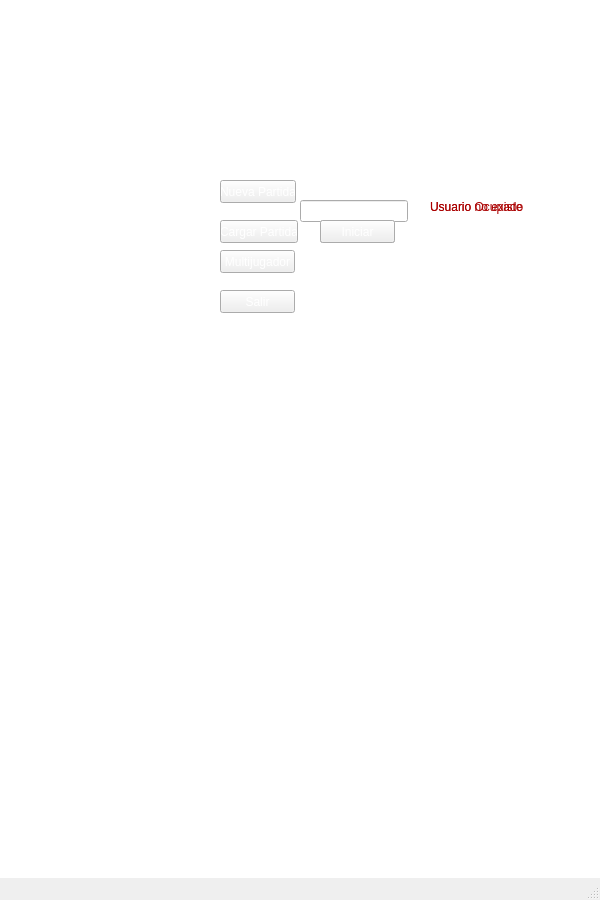
<?xml version="1.0" encoding="UTF-8"?>
<ui version="4.0">
 <class>MainWindow</class>
 <widget class="QMainWindow" name="MainWindow">
  <property name="geometry">
   <rect>
    <x>0</x>
    <y>0</y>
    <width>600</width>
    <height>900</height>
   </rect>
  </property>
  <property name="windowTitle">
   <string>MainWindow</string>
  </property>
  <property name="whatsThis">
   <string/>
  </property>
  <property name="styleSheet">
   <string notr="true">background-image: url(:/mapa/imagenes/fondo.png);</string>
  </property>
  <widget class="QWidget" name="centralwidget">
   <widget class="QGraphicsView" name="graphicsView">
    <property name="geometry">
     <rect>
      <x>-340</x>
      <y>-20</y>
      <width>960</width>
      <height>960</height>
     </rect>
    </property>
   </widget>
   <widget class="QPushButton" name="Nueva">
    <property name="geometry">
     <rect>
      <x>220</x>
      <y>180</y>
      <width>76</width>
      <height>23</height>
     </rect>
    </property>
    <property name="styleSheet">
     <string notr="true">color: rgb(255, 255, 255);</string>
    </property>
    <property name="text">
     <string>Nueva Partida</string>
    </property>
   </widget>
   <widget class="QPushButton" name="Cargar">
    <property name="geometry">
     <rect>
      <x>220</x>
      <y>220</y>
      <width>78</width>
      <height>23</height>
     </rect>
    </property>
    <property name="styleSheet">
     <string notr="true">color: rgb(255, 255, 255);</string>
    </property>
    <property name="text">
     <string>Cargar Partida</string>
    </property>
   </widget>
   <widget class="QPushButton" name="Salir">
    <property name="geometry">
     <rect>
      <x>220</x>
      <y>290</y>
      <width>75</width>
      <height>23</height>
     </rect>
    </property>
    <property name="styleSheet">
     <string notr="true">color: rgb(255, 255, 255);</string>
    </property>
    <property name="text">
     <string>Salir</string>
    </property>
   </widget>
   <widget class="QLabel" name="L_usuario">
    <property name="geometry">
     <rect>
      <x>220</x>
      <y>200</y>
      <width>80</width>
      <height>19</height>
     </rect>
    </property>
    <property name="styleSheet">
     <string notr="true">font: 75 12pt &quot;Unispace&quot;;
color: rgb(255, 255, 255);</string>
    </property>
    <property name="text">
     <string>Usuario:</string>
    </property>
   </widget>
   <widget class="QLineEdit" name="USER">
    <property name="geometry">
     <rect>
      <x>300</x>
      <y>200</y>
      <width>108</width>
      <height>22</height>
     </rect>
    </property>
    <property name="styleSheet">
     <string notr="true">color: rgb(255, 255, 255);</string>
    </property>
   </widget>
   <widget class="QPushButton" name="REGISTER">
    <property name="geometry">
     <rect>
      <x>320</x>
      <y>220</y>
      <width>75</width>
      <height>23</height>
     </rect>
    </property>
    <property name="styleSheet">
     <string notr="true">color: rgb(255, 255, 255);</string>
    </property>
    <property name="text">
     <string>Registrar</string>
    </property>
   </widget>
   <widget class="QLabel" name="ocupado">
    <property name="geometry">
     <rect>
      <x>430</x>
      <y>200</y>
      <width>105</width>
      <height>14</height>
     </rect>
    </property>
    <property name="styleSheet">
     <string notr="true">font: 75 9pt &quot;Unispace&quot;;
color: rgb(170, 0, 0);</string>
    </property>
    <property name="text">
     <string>Usuario Ocupado</string>
    </property>
   </widget>
   <widget class="QLabel" name="reintentar">
    <property name="geometry">
     <rect>
      <x>300</x>
      <y>180</y>
      <width>147</width>
      <height>14</height>
     </rect>
    </property>
    <property name="styleSheet">
     <string notr="true">font: 75 9pt &quot;Unispace&quot;;
color: rgb(255, 255, 255);</string>
    </property>
    <property name="text">
     <string>Ingrese nuevo usuario</string>
    </property>
   </widget>
   <widget class="QPushButton" name="Start">
    <property name="geometry">
     <rect>
      <x>320</x>
      <y>220</y>
      <width>75</width>
      <height>23</height>
     </rect>
    </property>
    <property name="styleSheet">
     <string notr="true">color: rgb(255, 255, 255);</string>
    </property>
    <property name="text">
     <string>Iniciar</string>
    </property>
   </widget>
   <widget class="QLabel" name="ocupado_2">
    <property name="geometry">
     <rect>
      <x>430</x>
      <y>200</y>
      <width>119</width>
      <height>14</height>
     </rect>
    </property>
    <property name="styleSheet">
     <string notr="true">font: 75 9pt &quot;Unispace&quot;;
color: rgb(170, 0, 0);</string>
    </property>
    <property name="text">
     <string>Usuario no existe</string>
    </property>
   </widget>
   <widget class="QLabel" name="reintentar_2">
    <property name="geometry">
     <rect>
      <x>300</x>
      <y>180</y>
      <width>168</width>
      <height>14</height>
     </rect>
    </property>
    <property name="styleSheet">
     <string notr="true">font: 75 9pt &quot;Unispace&quot;;
color: rgb(255, 255, 255);</string>
    </property>
    <property name="text">
     <string>Intente con otro usuario</string>
    </property>
   </widget>
   <widget class="QPushButton" name="multi">
    <property name="geometry">
     <rect>
      <x>220</x>
      <y>250</y>
      <width>75</width>
      <height>23</height>
     </rect>
    </property>
    <property name="styleSheet">
     <string notr="true">color: rgb(255, 255, 255);</string>
    </property>
    <property name="text">
     <string>Multijugador</string>
    </property>
   </widget>
   <widget class="QLabel" name="vidaT">
    <property name="geometry">
     <rect>
      <x>30</x>
      <y>30</y>
      <width>91</width>
      <height>31</height>
     </rect>
    </property>
    <property name="font">
     <font>
      <family>Yu Gothic UI Semibold</family>
      <pointsize>28</pointsize>
      <bold>true</bold>
     </font>
    </property>
    <property name="styleSheet">
     <string notr="true">color: rgb(255, 255, 255);</string>
    </property>
    <property name="text">
     <string/>
    </property>
   </widget>
  </widget>
  <widget class="QStatusBar" name="statusbar"/>
  <widget class="QMenuBar" name="menubar">
   <property name="geometry">
    <rect>
     <x>0</x>
     <y>0</y>
     <width>600</width>
     <height>26</height>
    </rect>
   </property>
  </widget>
 </widget>
 <resources/>
 <connections/>
</ui>
